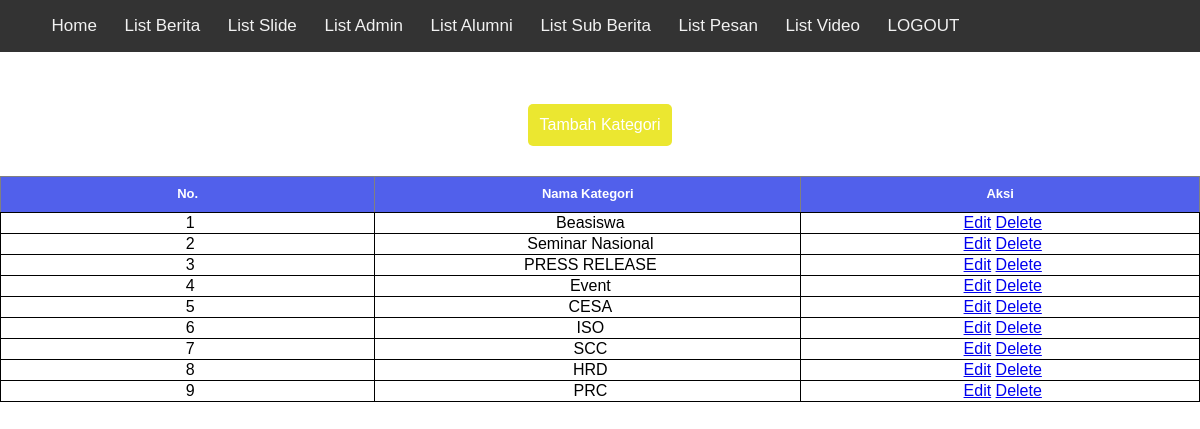
The page /admin/list_kategori.php (signed in) on the database its author committed.
### tables this page shows
CREATE TABLE `kategori` (
  `id_kategori` int(5) NOT NULL,
  `nama_kategori` varchar(100) NOT NULL
);

### admin/function.php (called while the page is built, shortened)
<?php
$conn = mysqli_connect("localhost","root","","berita_kita");
function query($query){
    global $conn;
    $result= mysqli_query($conn,$query);
    $rows=[];
    while($row=mysqli_fetch_assoc($result)){
        $rows[]=$row;
    }
    return $rows;
}
?>

### admin/list_kategori.php (the view)
<?php
include "layout/header.php";
require 'function.php';
$ktgr = query("SELECT * FROM kategori ORDER BY id_kategori ASC");
?>
<link rel="stylesheet" href="css/admin.css">
<div class="table-semua">
    <a class="tambah-berita-link" href="tambah_kategori.php">Tambah Kategori</a>
    <table border="1">
        <thead>
            <tr>
                <th>No.</th>
                <th>Nama Kategori</th>
                <th>Aksi</th>
            </tr>
        </thead>
        <tbody>
        <?php $i=1; ?>
        <?php foreach($ktgr as $row):?>
            <tr>
                <td><?= $i; ?></td>
                <td><?=$row["nama_kategori"];?></td>
                <td>
                    <a href="edit_kategori.php?id=<?=$row["id_kategori"];?>">Edit</a>
                    <a href="delete/delete_kategori.php?id=<?=$row["id_kategori"];?>"onclick="return confirm('yakin?');">Delete</a>
                </td>
            </tr>
        <?php $i++ ?>
        <?php endforeach ?>
        </tbody>
    </table>
</div>

### admin/css/header.css (style rules this page uses)
body { margin: 0; font-family: Arial, Helvetica, sans-serif; }

### admin/css/admin.css (style rules this page uses)
.table-semua { display: -webkit-box; display: -ms-flexbox; display: flex; -webkit-box-orient: vertical; -webkit-box-direction: normal; -ms-flex-direction: column; flex-direction: column; margin: 0; margin-top: 52px; }
.tambah-berita-link { text-decoration: none; color: white; background-color: rgb(235, 231, 48); border-radius: 5px; text-align: center; padding: 1%; margin: auto; text-align: center; }
table { margin: auto; padding: 5%; margin-top: 2.5%; border-collapse: collapse; }
thead { border-collapse: collapse; }
td { border: 1px solid black; margin: 0; padding-left: .5%; text-align: center; }
th { background-color: rgb(81, 96, 235); color: white; font-size: small; width: 1%; line-height: 2.5em; text-align: center; margin: auto; -webkit-box-pack: center; -ms-flex-pack: center; justify-content: center; }

### rows shown on the page
kategori: nama_kategori "Beasiswa"
kategori: nama_kategori "Seminar Nasional"
kategori: nama_kategori "PRESS RELEASE"
kategori: nama_kategori "Event"
kategori: nama_kategori "CESA"
kategori: nama_kategori "ISO"
kategori: nama_kategori "SCC"
kategori: nama_kategori "HRD"
kategori: nama_kategori "PRC"
